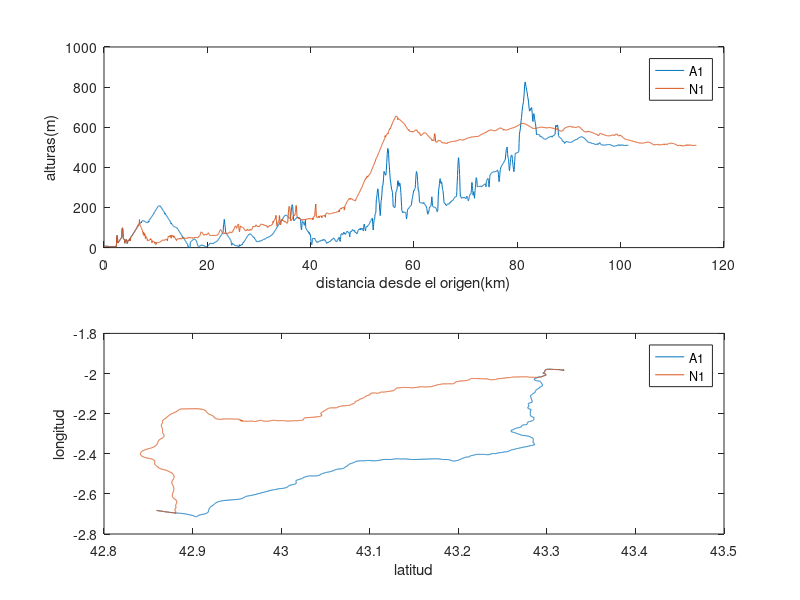

Write MATLAB code to recreate this figure. (Note: this script raises an error after producing the figure.)
% leemos los ficheros y sacamos las variables

a1=dlmread('a1-height.csv',',');
n1=dlmread('n1-height.csv',',');

% borramos la primera linea, que equivale a las cabeceras

a1(1,:)=[];
n1(1,:)=[];

% Generamos las graficas

subplot(2,1,1)
plot(a1(:,4),a1(:,3)); 
hold on 
plot(n1(:,4),n1(:,3));
xlabel('distancia desde el origen(km)');
ylabel('alturas(m)');
legend('A1','N1');
hold off

subplot(2,1,2)
plot(a1(:,1),a1(:,2)); 
hold on 
plot(n1(:,1),n1(:,2));
xlabel('latitud');
ylabel('longitud');
legend('A1','N1');

%guardamos en el fichero 'rute-elevation.png'
saveas(gcf,'rute-elevation.png');


hold off

%Cargamos las variables

media_a1=mean(a1(:,3));
maximo_a1=max(a1(:,3));
minimo_a1=min(a1(:,3));
desviacion_estandar_a1=std(a1(:,3));

media_n1=mean(n1(:,3));
maximo_n1=max(n1(:,3));
minimo_n1=min(n1(:,3));
desviacion_estandar_n1=std(n1(:,3));

% sacamos los datos por pantalla
clc
fprintf('Estadistica de la ruta n1:\n');
fprintf('Altura media: %.2f (sd: %.2f)\n',media_n1,desviacion_estandar_n1);
fprintf('Rango de alturas: [%.2f,%.2f]\n\n',minimo_n1,maximo_n1); 

fprintf('Estadistica de la ruta a1:\n');
fprintf('Altura media: %.2f (sd: %.2f)\n',media_a1,desviacion_estandar_a1);
fprintf('Rango de alturas: [%.2f,%.2f]\n\n',minimo_a1,maximo_a1); 

%Cuando den una tecla, se ejecuta de nuevo el mainMenu
num=input('Pulsa un numero para continuar:  ');
mainMenu









